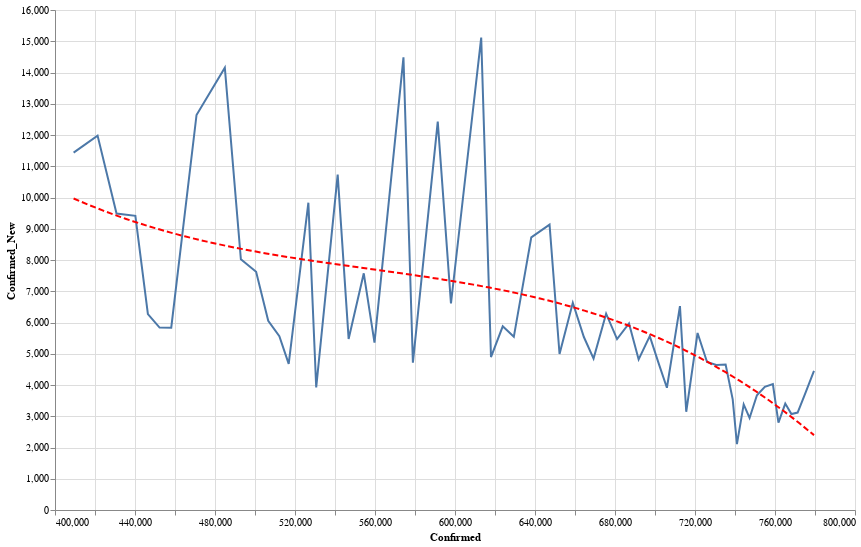

Here is the notebook cell this chart was saved with:
### Code cell
data = state_data('US')
state = alt.Chart(data[data['State'] == 'CA'].sort_values('Date').tail(60)).mark_line().encode(
    x='Confirmed:Q',
    y='Confirmed_New:Q'
)
reg = state.transform_regression("Confirmed", "Confirmed_New", method="poly").mark_line(color='red', strokeDash=[6,3])
(state+reg).properties(width=800, height=500).interactive()

### Figure 1 — Vega-Lite specification as saved in the notebook (floating-point values rounded to 4 significant figures)
{"config": {"view": {"continuousWidth": 400, "continuousHeight": 300}}, "layer": [{"mark": "line", "encoding": {"x": {"type": "quantitative", "field": "Confirmed"}, "y": {"type": "quantitative", "field": "Confirmed_New"}}, "selection": {"selector004": {"type": "interval", "bind": "scales", "encodings": ["x", "y"]}}}, {"mark": {"type": "line", "color": "red", "strokeDash": [6, 3]}, "encoding": {"x": {"type": "quantitative", "field": "Confirmed"}, "y": {"type": "quantitative", "field": "Confirmed_New"}}, "transform": [{"on": "Confirmed", "regression": "Confirmed_New", "method": "poly"}]}], "data": {"name": "data-880eaacd4ae57875fb9dcaec10e96116"}, "height": 500, "width": 800, "$schema": "https://vega.github.io/schema/vega-lite/v4.0.2.json", "datasets": {"data-880eaacd4ae57875fb9dcaec10e96116": [{"State": "CA", "Date": "07-21-2020", "Confirmed": 409300.0, "Deaths": 7888.0, "Recovered": 0.0, "Confirmed_New": 11440.0, "Deaths_New": 118.0, "Recovered_New": 0.0, "Active": 401400.0}, {"State": "CA", "Date": "07-22-2020", "Confirmed": 421300.0, "Deaths": 8047.0, "Recovered": 0.0, "Confirmed_New": 11980.0, "Deaths_New": 159.0, "Recovered_New": 0.0, "Active": 413200.0}, {"State": "CA", "Date": "07-23-2020", "Confirmed": 430800.0, "Deaths": 8201.0, "Recovered": 0.0, "Confirmed_New": 9487.0, "Deaths_New": 154.0, "Recovered_New": 0.0, "Active": 422600.0}, {"State": "CA", "Date": "07-24-2020", "Confirmed": 440200.0, "Deaths": 8337.0, "Recovered": 0.0, "Confirmed_New": 9412.0, "Deaths_New": 136.0, "Recovered_New": 0.0, "Active": 431800.0}, {"State": "CA", "Date": "07-25-2020", "Confirmed": 446500.0, "Deaths": 8408.0, "Recovered": 0.0, "Confirmed_New": 6267.0, "Deaths_New": 71.0, "Recovered_New": 0.0, "Active": 438000.0}, {"State": "CA", "Date": "07-26-2020", "Confirmed": 452300.0, "Deaths": 8448.0, "Recovered": 0.0, "Confirmed_New": 5836.0, "Deaths_New": 40.0, "Recovered_New": 0.0, "Active": 443800.0}, {"State": "CA", "Date": "07-27-2020", "Confirmed": 458100.0, "Deaths": 8494.0, "Recovered": 0.0, "Confirmed_New": 5833.0, "Deaths_New": 46.0, "Recovered_New": 0.0, "Active": 449600.0}, {"State": "CA", "Date": "07-28-2020", "Confirmed": 470800.0, "Deaths": 8679.0, "Recovered": 0.0, "Confirmed_New": 12640.0, "Deaths_New": 185.0, "Recovered_New": 0.0, "Active": 462100.0}, {"State": "CA", "Date": "07-29-2020", "Confirmed": 484900.0, "Deaths": 8908.0, "Recovered": 0.0, "Confirmed_New": 14150.0, "Deaths_New": 229.0, "Recovered_New": 0.0, "Active": 476000.0}, {"State": "CA", "Date": "07-30-2020", "Confirmed": 492900.0, "Deaths": 9026.0, "Recovered": 0.0, "Confirmed_New": 8021.0, "Deaths_New": 118.0, "Recovered_New": 0.0, "Active": 483900.0}, {"State": "CA", "Date": "07-31-2020", "Confirmed": 500600.0, "Deaths": 9214.0, "Recovered": 0.0, "Confirmed_New": 7622.0, "Deaths_New": 188.0, "Recovered_New": 0.0, "Active": 491300.0}, {"State": "CA", "Date": "08-01-2020", "Confirmed": 506600.0, "Deaths": 9345.0, "Recovered": 0.0, "Confirmed_New": 6057.0, "Deaths_New": 131.0, "Recovered_New": 0.0, "Active": 497300.0}, {"State": "CA", "Date": "08-02-2020", "Confirmed": 512200.0, "Deaths": 9396.0, "Recovered": 0.0, "Confirmed_New": 5562.0, "Deaths_New": 51.0, "Recovered_New": 0.0, "Active": 502800.0}, {"State": "CA", "Date": "08-03-2020", "Confirmed": 516900.0, "Deaths": 9441.0, "Recovered": 0.0, "Confirmed_New": 4676.0, "Deaths_New": 45.0, "Recovered_New": 0.0, "Active": 507400.0}, {"State": "CA", "Date": "08-04-2020", "Confirmed": 526700.0, "Deaths": 9684.0, "Recovered": 0.0, "Confirmed_New": 9834.0, "Deaths_New": 243.0, "Recovered_New": 0.0, "Active": 517000.0}, {"State": "CA", "Date": "08-05-2020", "Confirmed": 530600.0, "Deaths": 9808.0, "Recovered": 0.0, "Confirmed_New": 3921.0, "Deaths_New": 124.0, "Recovered_New": 0.0, "Active": 520800.0}, {"State": "CA", "Date": "08-06-2020", "Confirmed": 541300.0, "Deaths": 10020.0, "Recovered": 0.0, "Confirmed_New": 10730.0, "Deaths_New": 213.0, "Recovered_New": 0.0, "Active": 531300.0}, {"State": "CA", "Date": "08-07-2020", "Confirmed": 546800.0, "Deaths": 10130.0, "Recovered": 0.0, "Confirmed_New": 5475.0, "Deaths_New": 112.0, "Recovered_New": 0.0, "Active": 536700.0}, {"State": "CA", "Date": "08-08-2020", "Confirmed": 554400.0, "Deaths": 10310.0, "Recovered": 0.0, "Confirmed_New": 7574.0, "Deaths_New": 174.0, "Recovered_New": 0.0, "Active": 544100.0}, {"State": "CA", "Date": "08-09-2020", "Confirmed": 559700.0, "Deaths": 10380.0, "Recovered": 0.0, "Confirmed_New": 5358.0, "Deaths_New": 70.0, "Recovered_New": 0.0, "Active": 549400.0}, {"State": "CA", "Date": "08-10-2020", "Confirmed": 574200.0, "Deaths": 10480.0, "Recovered": 0.0, "Confirmed_New": 14480.0, "Deaths_New": 99.0, "Recovered_New": 0.0, "Active": 563800.0}, {"State": "CA", "Date": "08-11-2020", "Confirmed": 578900.0, "Deaths": 10520.0, "Recovered": 0.0, "Confirmed_New": 4715.0, "Deaths_New": 47.0, "Recovered_New": 0.0, "Active": 568400.0}, {"State": "CA", "Date": "08-12-2020", "Confirmed": 591400.0, "Deaths": 10750.0, "Recovered": 0.0, "Confirmed_New": 12430.0, "Deaths_New": 230.0, "Recovered_New": 0.0, "Active": 580600.0}, {"State": "CA", "Date": "08-13-2020", "Confirmed": 598000.0, "Deaths": 10870.0, "Recovered": 0.0, "Confirmed_New": 6608.0, "Deaths_New": 117.0, "Recovered_New": 0.0, "Active": 587100.0}, {"State": "CA", "Date": "08-14-2020", "Confirmed": 613100.0, "Deaths": 11150.0, "Recovered": 0.0, "Confirmed_New": 15120.0, "Deaths_New": 278.0, "Recovered_New": 0.0, "Active": 602000.0}, {"State": "CA", "Date": "08-15-2020", "Confirmed": 618000.0, "Deaths": 11220.0, "Recovered": 0.0, "Confirmed_New": 4893.0, "Deaths_New": 70.0, "Recovered_New": 0.0, "Active": 606800.0}, {"State": "CA", "Date": "08-16-2020", "Confirmed": 623900.0, "Deaths": 11240.0, "Recovered": 0.0, "Confirmed_New": 5879.0, "Deaths_New": 25.0, "Recovered_New": 0.0, "Active": 612600.0}, {"State": "CA", "Date": "08-17-2020", "Confirmed": 629400.0, "Deaths": 11300.0, "Recovered": 0.0, "Confirmed_New": 5542.0, "Deaths_New": 53.0, "Recovered_New": 0.0, "Active": 618100.0}, {"State": "CA", "Date": "08-18-2020", "Confirmed": 638100.0, "Deaths": 11500.0, "Recovered": 0.0, "Confirmed_New": 8725.0, "Deaths_New": 208.0, "Recovered_New": 0.0, "Active": 626600.0}, {"State": "CA", "Date": "08-19-2020", "Confirmed": 647300.0, "Deaths": 11690.0, "Recovered": 0.0, "Confirmed_New": 9134.0, "Deaths_New": 186.0, "Recovered_New": 0.0, "Active": 635600.0}, {"State": "CA", "Date": "08-20-2020", "Confirmed": 652300.0, "Deaths": 11810.0, "Recovered": 0.0, "Confirmed_New": 4993.0, "Deaths_New": 120.0, "Recovered_New": 0.0, "Active": 640500.0}, {"State": "CA", "Date": "08-21-2020", "Confirmed": 658900.0, "Deaths": 11950.0, "Recovered": 0.0, "Confirmed_New": 6633.0, "Deaths_New": 136.0, "Recovered_New": 0.0, "Active": 647000.0}, {"State": "CA", "Date": "08-22-2020", "Confirmed": 664400.0, "Deaths": 12130.0, "Recovered": 0.0, "Confirmed_New": 5535.0, "Deaths_New": 185.0, "Recovered_New": 0.0, "Active": 652300.0}, {"State": "CA", "Date": "08-23-2020", "Confirmed": 669300.0, "Deaths": 12150.0, "Recovered": 0.0, "Confirmed_New": 4845.0, "Deaths_New": 22.0, "Recovered_New": 0.0, "Active": 657100.0}, {"State": "CA", "Date": "08-24-2020", "Confirmed": 675600.0, "Deaths": 12240.0, "Recovered": 0.0, "Confirmed_New": 6281.0, "Deaths_New": 82.0, "Recovered_New": 0.0, "Active": 663300.0}, {"State": "CA", "Date": "08-25-2020", "Confirmed": 681000.0, "Deaths": 12380.0, "Recovered": 0.0, "Confirmed_New": 5471.0, "Deaths_New": 147.0, "Recovered_New": 0.0, "Active": 668600.0}, {"State": "CA", "Date": "08-26-2020", "Confirmed": 687000.0, "Deaths": 12530.0, "Recovered": 0.0, "Confirmed_New": 5972.0, "Deaths_New": 150.0, "Recovered_New": 0.0, "Active": 674500.0}, {"State": "CA", "Date": "08-27-2020", "Confirmed": 691800.0, "Deaths": 12680.0, "Recovered": 0.0, "Confirmed_New": 4817.0, "Deaths_New": 145.0, "Recovered_New": 0.0, "Active": 679100.0}, {"State": "CA", "Date": "08-28-2020", "Confirmed": 697400.0, "Deaths": 12800.0, "Recovered": 0.0, "Confirmed_New": 5564.0, "Deaths_New": 128.0, "Recovered_New": 0.0, "Active": 684600.0}, {"State": "CA", "Date": "08-29-2020", "Confirmed": 702000.0, "Deaths": 12890.0, "Recovered": 0.0, "Confirmed_New": 4653.0, "Deaths_New": 89.0, "Recovered_New": 0.0, "Active": 689100.0}, {"State": "CA", "Date": "08-30-2020", "Confirmed": 706000.0, "Deaths": 12940.0, "Recovered": 0.0, "Confirmed_New": 3913.0, "Deaths_New": 43.0, "Recovered_New": 0.0, "Active": 693000.0}, {"State": "CA", "Date": "08-31-2020", "Confirmed": 712500.0, "Deaths": 13020.0, "Recovered": 0.0, "Confirmed_New": 6524.0, "Deaths_New": 85.0, "Recovered_New": 0.0, "Active": 699500.0}, {"State": "CA", "Date": "09-01-2020", "Confirmed": 715600.0, "Deaths": 13150.0, "Recovered": 0.0, "Confirmed_New": 3142.0, "Deaths_New": 128.0, "Recovered_New": 0.0, "Active": 702500.0}, {"State": "CA", "Date": "09-02-2020", "Confirmed": 721300.0, "Deaths": 13320.0, "Recovered": 0.0, "Confirmed_New": 5664.0, "Deaths_New": 167.0, "Recovered_New": 0.0, "Active": 708000.0}, {"State": "CA", "Date": "09-03-2020", "Confirmed": 726000.0, "Deaths": 13490.0, "Recovered": 0.0, "Confirmed_New": 4737.0, "Deaths_New": 176.0, "Recovered_New": 0.0, "Active": 712500.0}, {"State": "CA", "Date": "09-04-2020", "Confirmed": 730700.0, "Deaths": 13640.0, "Recovered": 0.0, "Confirmed_New": 4644.0, "Deaths_New": 145.0, "Recovered_New": 0.0, "Active": 717000.0}, {"State": "CA", "Date": "09-05-2020", "Confirmed": 735300.0, "Deaths": 13710.0, "Recovered": 0.0, "Confirmed_New": 4652.0, "Deaths_New": 71.0, "Recovered_New": 0.0, "Active": 721600.0}, {"State": "CA", "Date": "09-06-2020", "Confirmed": 738900.0, "Deaths": 13730.0, "Recovered": 0.0, "Confirmed_New": 3542.0, "Deaths_New": 22.0, "Recovered_New": 0.0, "Active": 725100.0}, {"State": "CA", "Date": "09-07-2020", "Confirmed": 741000.0, "Deaths": 13760.0, "Recovered": 0.0, "Confirmed_New": 2109.0, "Deaths_New": 27.0, "Recovered_New": 0.0, "Active": 727200.0}, {"State": "CA", "Date": "09-08-2020", "Confirmed": 744300.0, "Deaths": 13820.0, "Recovered": 0.0, "Confirmed_New": 3379.0, "Deaths_New": 65.0, "Recovered_New": 0.0, "Active": 730500.0}, {"State": "CA", "Date": "09-09-2020", "Confirmed": 747300.0, "Deaths": 13980.0, "Recovered": 0.0, "Confirmed_New": 2946.0, "Deaths_New": 160.0, "Recovered_New": 0.0, "Active": 733300.0}, {"State": "CA", "Date": "09-10-2020", "Confirmed": 751000.0, "Deaths": 14080.0, "Recovered": 0.0, "Confirmed_New": 3671.0, "Deaths_New": 94.0, "Recovered_New": 0.0, "Active": 736900.0}, {"State": "CA", "Date": "09-11-2020", "Confirmed": 754900.0, "Deaths": 14230.0, "Recovered": 0.0, "Confirmed_New": 3944.0, "Deaths_New": 153.0, "Recovered_New": 0.0, "Active": 740700.0}, {"State": "CA", "Date": "09-12-2020", "Confirmed": 758900.0, "Deaths": 14330.0, "Recovered": 0.0, "Confirmed_New": 4028.0, "Deaths_New": 97.0, "Recovered_New": 0.0, "Active": 744600.0}, {"State": "CA", "Date": "09-13-2020", "Confirmed": 761700.0, "Deaths": 14380.0, "Recovered": 0.0, "Confirmed_New": 2795.0, "Deaths_New": 51.0, "Recovered_New": 0.0, "Active": 747400.0}, {"State": "CA", "Date": "09-14-2020", "Confirmed": 765100.0, "Deaths": 14440.0, "Recovered": 0.0, "Confirmed_New": 3406.0, "Deaths_New": 61.0, "Recovered_New": 0.0, "Active": 750700.0}, {"State": "CA", "Date": "09-15-2020", "Confirmed": 768200.0, "Deaths": 14590.0, "Recovered": 0.0, "Confirmed_New": 3070.0, "Deaths_New": 155.0, "Recovered_New": 0.0, "Active": 753600.0}, {"State": "CA", "Date": "09-16-2020", "Confirmed": 771300.0, "Deaths": 14690.0, "Recovered": 0.0, "Confirmed_New": 3117.0, "Deaths_New": 97.0, "Recovered_New": 0.0, "Active": 756600.0}, {"State": "CA", "Date": "09-17-2020", "Confirmed": 775000.0, "Deaths": 14800.0, "Recovered": 0.0, "Confirmed_New": 3716.0, "Deaths_New": 113.0, "Recovered_New": 0.0, "Active": 760200.0}, {"State": "CA", "Date": "09-18-2020", "Confirmed": 779500.0, "Deaths": 14890.0, "Recovered": 0.0, "Confirmed_New": 4454.0, "Deaths_New": 89.0, "Recovered_New": 0.0, "Active": 764600.0}]}}
